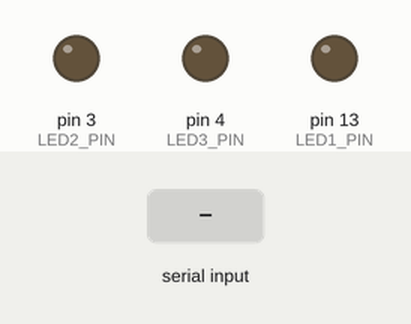
Recording of a sketch running on a simulated Arduino Uno, built with avr-gcc and run on an emulated ATmega328P. On the bench: output pins drawn as LEDs (lit = HIGH). Inputs (shaded band) come from the test bench. What the sketch prints to the serial monitor is not drawn.

Above: at 1.2 s.
1.3 s: "LED ON\n" received over the second serial link
At 2.0 s:
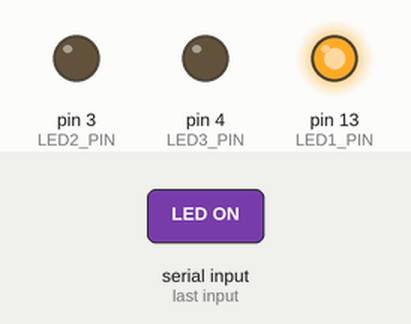
2.8 s: "ALL ON\n" received over the second serial link
At 3.2 s:
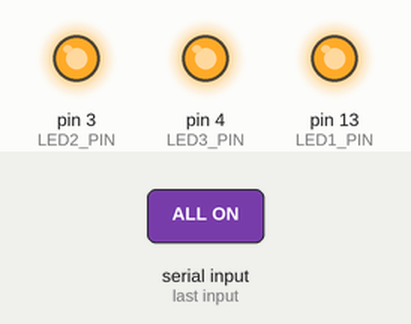
4.3 s: "LED OFF\n" received over the second serial link
At 5.5 s:
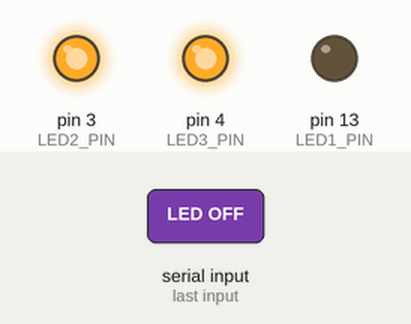
5.8 s: "LED2 OFF\n" received over the second serial link
At 6.6 s:
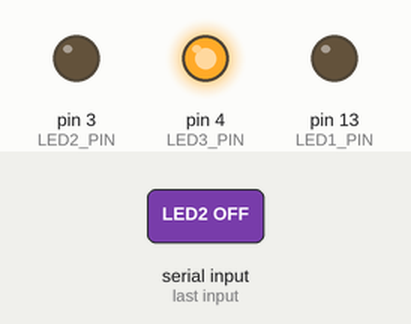
7.3 s: "LED ON\n" received over the second serial link
At 7.7 s:
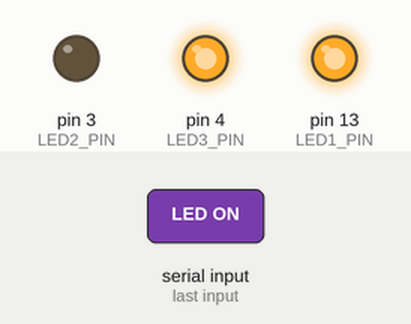
8.8 s: "LED2 ON\n" received over the second serial link
At 10.1 s:
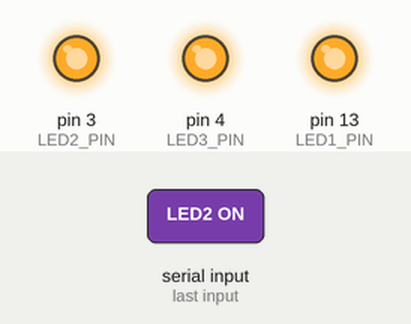
Timing chart, 0 to 11.3 s (numbered marks = the images above; inputs shaded):
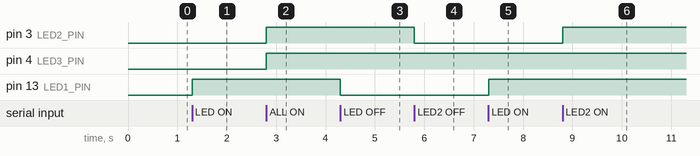

Measured:
- after the input at 1.3 s, pin 13 (LED1_PIN): LOW → HIGH at once
- after the input at 2.8 s, pin 3 (LED2_PIN), pin 4 (LED3_PIN): LOW → HIGH at once
- after the input at 4.3 s, pin 13 (LED1_PIN): HIGH → LOW at once
- after the input at 5.8 s, pin 3 (LED2_PIN): HIGH → LOW at once
- after the input at 7.3 s, pin 13 (LED1_PIN): LOW → HIGH at once
- after the input at 8.8 s, pin 3 (LED2_PIN): LOW → HIGH at once

The sketch:

voice_to_led.ino
```cpp
// sudo chmod 777 /dev/ttyACM0 //usb 권한 설정
// ls -al /dev/ttyACM0 //usb 권한 확인
//pkill -f arduino 아두이노 프로세스 종료
#include <SoftwareSerial.h>  // 소프트웨어 시리얼 라이브러리 포함

#define LED1_PIN 13  // 13번 핀 LED
#define LED2_PIN 3   // 3번 핀 LED
#define LED3_PIN 4   // 4번 핀 LED
#define RX 10        // 블루투스 모듈 RX (아두이노 TX와 연결)
#define TX 11        // 블루투스 모듈 TX (아두이노 RX와 연결)

SoftwareSerial BTSerial(RX, TX);  // 블루투스 시리얼 통신 객체 생성

void setup() {
    pinMode(LED1_PIN, OUTPUT);  // 13번 핀 LED 출력 설정
    pinMode(LED2_PIN, OUTPUT);  // 3번 핀 LED 출력 설정
    pinMode(LED3_PIN, OUTPUT);  // 4번 핀 LED 출력 설정

    BTSerial.begin(9600);  // 블루투스 통신 시작 (9600bps)
    Serial.begin(9600);    // 시리얼 모니터 시작
}

void loop() {
    if (BTSerial.available()) {  // 블루투스 모듈로부터 데이터 수신 확인
        String command = BTSerial.readStringUntil('\n');  // 한 줄 읽기
        command.trim();  // 공백 및 개행 문자 제거

        Serial.println("받은 명령: " + command);  // 시리얼 모니터 출력

        // 13번 핀 LED 제어
        if (command == "1번 불 켜 줘" || command == "LED ON") {
            digitalWrite(LED1_PIN, HIGH);
            BTSerial.println("LED1 ON");
        }
        else if (command == "1번 불 꺼 줘" || command == "LED OFF") {
            digitalWrite(LED1_PIN, LOW);
            BTSerial.println("LED1 OFF");
        }

        // 3번 핀 LED 제어
        else if (command == "2번 불 켜 줘" || command == "LED2 ON") {
            digitalWrite(LED2_PIN, HIGH);
            BTSerial.println("LED2 ON");
        }
        else if (command == "2번 불 꺼 줘" || command == "LED2 OFF") {
            digitalWrite(LED2_PIN, LOW);
            BTSerial.println("LED2 OFF");
        }

        // 4번 핀 LED 제어
        else if (command == "3번 불 켜 줘" || command == "LED3 ON") {
            digitalWrite(LED3_PIN, HIGH);
            BTSerial.println("LED3 ON");
        }
        else if (command == "3번 불 꺼 줘" || command == "LED3 OFF") {
            digitalWrite(LED3_PIN, LOW);
            BTSerial.println("LED3 OFF");
        }

        // **전체 LED 켜기**
        else if (command == "전체 불 켜 줘" || command == "ALL ON") {
            digitalWrite(LED1_PIN, HIGH);
            digitalWrite(LED2_PIN, HIGH);
            digitalWrite(LED3_PIN, HIGH);
            BTSerial.println("ALL LED ON");
        }

        // **전체 LED 끄기**
        else if (command == "전체 불 꺼 줘" || command == "ALL OFF") {
            digitalWrite(LED1_PIN, LOW);
            digitalWrite(LED2_PIN, LOW);
            digitalWrite(LED3_PIN, LOW);
            BTSerial.println("ALL LED OFF");
        }
    }
}
```

odd_even.c
```cpp
#include <stdio.h>

int main(void){
	int a;
	printf("홀수 짝수 판별기\n");
	printf("숫자를 입력해 주세요: ");
	scanf("%d",&a);

	if(a % 2 == 0){
		printf("%d 은(는) 짝수입니다\n", a);

	}else{
		printf("%d 은(는) 홀수입니다\n", a);
	}

	return 0;
}
```
